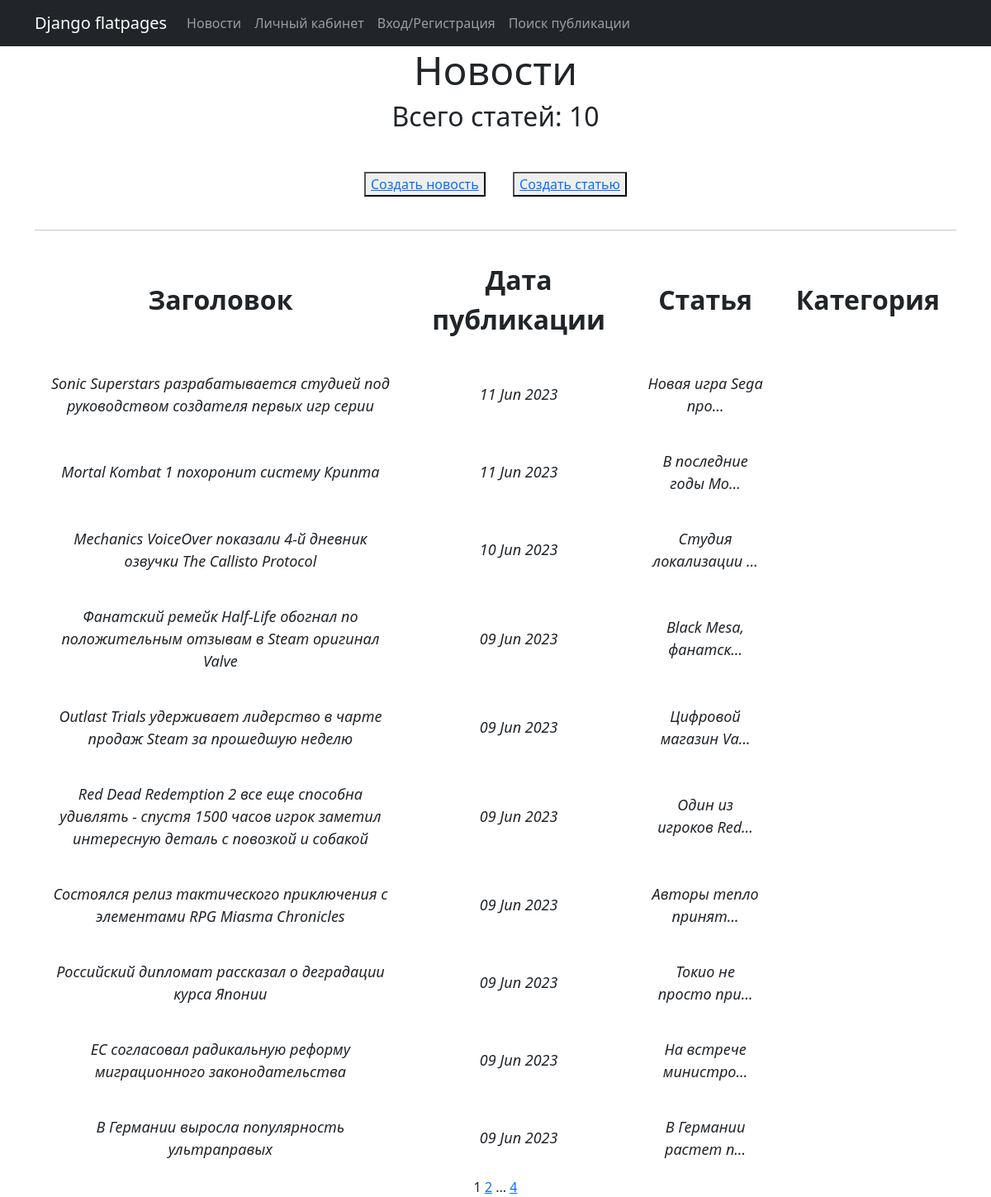
The page / on the database its author committed.
### News/models.py (models this page shows, shortened)
class Post(models.Model):
    objects = None
    author = models.ForeignKey(Author, on_delete=models.CASCADE)
    category = models.CharField(max_length=20, choices=CATEGORY_NEWS, default=ARTICLE)
    datetime = models.DateTimeField(auto_now_add=True)
    dopCategory = models.ManyToManyField(Category, through='PostCategory')
    heading = models.CharField(max_length=128)
    text = models.TextField()
    rating = models.SmallIntegerField(default=0)

### News/views.py (the view)
# urls.py: path('', PostList.as_view(), name='post_list'),
class PostList(ListView):
    model = Post
    ordering = '-datetime'
    template_name = 'news.html'
    context_object_name = 'news'
    paginate_by = 10

### News/templatetags/custom_filters.py (called while the page is built)
@register.filter(name='censor')
def censor(value):
    for word in bad_words:
        value = value.replace(word, word[0:1] + '*' * len(word))
    return value

@register.simple_tag(takes_context=True)
def url_replace(context, **kwargs):
    d = context['request'].GET.copy()
    for k, v in kwargs.items():
        d[k] = v
    return d.urlencode()

### templates/news.html (shortened to what this page needs)
{% extends 'flatpages/default.html' %}
{% load custom_filters %}
{% block content %}
    <h1><font size="8"> Новости </font></h1>
    <h3><font size="6"> Всего статей: {{ news|length }} </font></h3>
<p>&nbsp;</p>
<div style="text-align: center;">
    <button> <a href="news/create/"> Создать новость</a> </button>
    <button> <a href="article/create/"> Создать статью</a> </button>
</div>
<p>&nbsp;</p>
    <hr>
    {% if news %}
        <table align="center" cellpadding="20" width="100%">
            <tr>
                <td><strong><font size="6">Заголовок</font></strong></td>
                <td><strong><font size="6">Дата публикации</font></strong></td>
                <td><strong><font size="6">Статья</font></strong></td>
                <td><strong><font size="6">Категория</font></strong></td>
            </tr>
            {% for post in news %}
            <tr>
                <td><font size="4"><em>{{ post.heading|censor }}</em></font></td>
                <td><font size="4"><em>{{ post.datetime|date:'d M Y' }}</em></font></td>
                <td><font size="4"><em>{{ post.text|truncatechars:20|censor }}</em></font></td>
                <td></td>
            </tr>
            {% endfor %}
        </table>
    {% else %}
        <h2> Новых новостей нет. </h2>
    {% endif %}
    {{ page_obj.number }}
    {% if page_obj.has_next %}
        <a href="?{% url_replace page=page_obj.next_page_number %}">{{ page_obj.next_page_number }}</a>
        {% if paginator.num_pages != page_obj.next_page_number %}
            ...
            <a href="?{% url_replace page=page_obj.paginator.num_pages %}">{{ page_obj.paginator.num_pages }}</a>
        {% endif %}
    {% endif %}
{% endblock content %}

### rows shown on the page
Post: heading|censor "Sonic Superstars разрабатывается студией под руководством создателя первых игр серии", datetime "11 Jun 2023", text|censor "Новая игра Sega про…"
Post: heading|censor "Mortal Kombat 1 похоронит систему Крипта", datetime "11 Jun 2023", text|censor "В последние годы Mo…"
Post: heading|censor "Mechanics VoiceOver показали 4-й дневник озвучки The Callisto Protocol", datetime "10 Jun 2023", text|censor "Студия локализации …"
Post: heading|censor "Фанатский ремейк Half-Life обогнал по положительным отзывам в Steam оригинал Valve", datetime "09 Jun 2023", text|censor "Black Mesa, фанатск…"
Post: heading|censor "Outlast Trials удерживает лидерство в чарте продаж Steam за прошедшую неделю", datetime "09 Jun 2023", text|censor "Цифровой магазин Va…"
Post: heading|censor "Red Dead Redemption 2 все еще способна удивлять - спустя 1500 часов игрок заметил интересную деталь с повозкой и собакой", datetime "09 Jun 2023", text|censor "Один из игроков Red…"
Post: heading|censor "Состоялся релиз тактического приключения с элементами RPG Miasma Chronicles", datetime "09 Jun 2023", text|censor "Авторы тепло принят…"
Post: heading|censor "Российский дипломат рассказал о деградации курса Японии", datetime "09 Jun 2023", text|censor "Токио не просто при…"
Post: heading|censor "ЕС согласовал радикальную реформу миграционного законодательства", datetime "09 Jun 2023", text|censor "На встрече министро…"
Post: heading|censor "В Германии выросла популярность ультраправых", datetime "09 Jun 2023", text|censor "В Германии растет п…"

### other values the page prints
{{ news|length }} "10"
{{ page_obj.number }} "1"
{{ page_obj.next_page_number }} "2"
{{ page_obj.paginator.num_pages }} "4"
